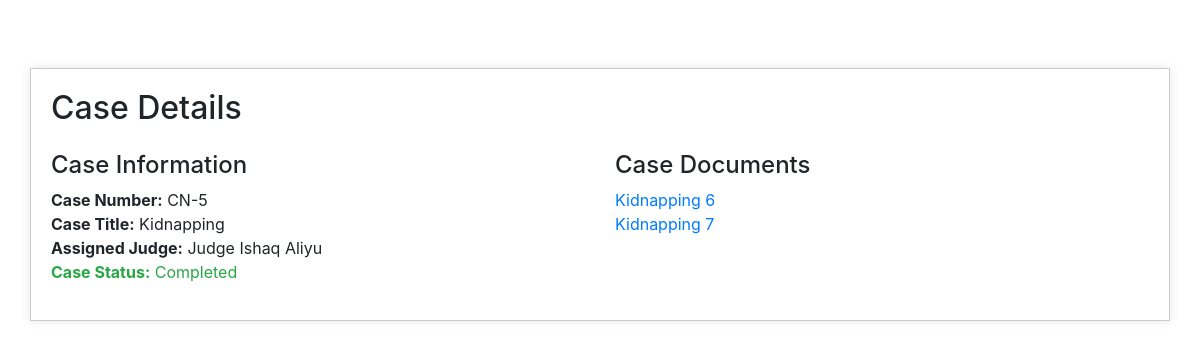
Page /case-view/5 (signed in) on the committed database.
### ccms/models.py (models this page shows, shortened)
class Scheduling(models.Model):
    case_number = models.CharField(max_length=10000, blank=True)
    case_title = models.CharField(max_length=10000, blank=True)
    case_time = models.CharField(max_length=100, blank=True)
    case_date = models.CharField(max_length=100, blank=True)
    judged = models.CharField(max_length=100, blank=True)
    case_status = models.BooleanField(True)
    def __str__(self):
        return self.case_title

class DocumentManagement(models.Model):
    doc_number = models.ForeignKey(Scheduling, on_delete=models.CASCADE)
    doc_id = models.IntegerField()
    document = models.FileField(upload_to='documents')

### ccms/views.py (the view)
# urls.py: path('case-view/<int:id>', views.case_view, name='case-view'),
def case_view(request, id):
    user = User.objects.get(username=request.user)
    cases = Scheduling.objects.get(id=id)
    documents = DocumentManagement.objects.filter(doc_id=id)
    context = {
        "case":cases,
        "documents": documents,
        "user": user
    }
    return render(request, 'case-view.html', context)

### templates/case-view.html (shortened to what this page needs)
<!DOCTYPE html>
<html lang="en">
<head>
    <link rel="stylesheet" href="https://maxcdn.bootstrapcdn.com/bootstrap/4.5.2/css/bootstrap.min.css">
</head>
<body>
    <div class="container my-5">
        <h2 class="mb-4">Case Details</h2>
        <div class="row">
            <div class="col-md-6">
                <h4>Case Information</h4>
                <ul class="list-unstyled">
                {% if case.case_number != '' %}
                    <li><strong>Case Number:</strong> {{case.case_number}}</li>
                    <li><strong>Case Title:</strong> {{case.case_title}}</li>
                    <li><strong>Assigned Judge:</strong> {{case.judged}}</li>
                    {% if case.case_status == False %}
                    <li class="text-danger"><strong>Case Status:</strong> In Progress</li>
                    {% else %}
                    <li class="text-success"><strong>Case Status:</strong> Completed</li>
                    {% endif %}
                {% else %}
                    <ul class="list-unstyled">
                        <h2 class="mb-4 text-danger">No Case Details</h2>
                    </ul>
                {% endif %}
                </ul>
            </div>
            <div class="col-md-6">
                <h4>Case Documents</h4>
                {% if case.case_number != '' %}
                <ul class="list-unstyled">
                    {% for doc in documents %}
                    <li><a href="{{doc.document.url}}">{{doc.doc_number}} {{doc.id}}</a></li>
                    {% endfor %}
                </ul>
                {% else %}
                    <ul class="list-unstyled">
                        <h2 class="mb-4 text-danger">No Case Details for Documents</h2>
                    </ul>
                {% endif %}
            </div>
        </div>
    </div>
</body>
</html>

### templates/case-view.html (style rules this page uses)
body { padding: 20px; }
.container { background-color: #fff; padding: 20px; border: 1px solid #ccc; box-shadow: 0 0 10px rgba(0, 0, 0, 0.1); }

### rows in the picture
Scheduling: case_number "CN-5", case_title "Kidnapping", judged "Judge Ishaq Aliyu"
DocumentManagement: doc_number "Kidnapping", id "6"
DocumentManagement: doc_number "Kidnapping", id "7"
